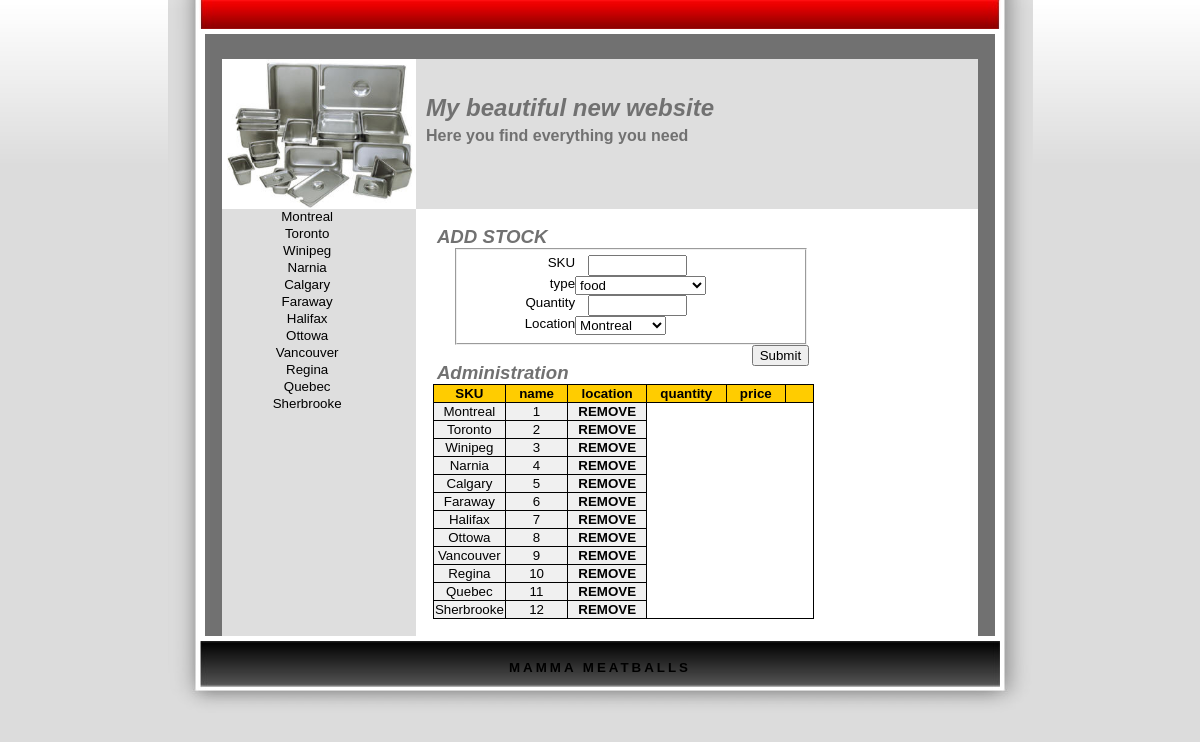
The app's page /website/table/supplyFOOD.php with its own data.
### tables this page shows
CREATE TABLE IF NOT EXISTS `facility` 
(
  `f_id` INTEGER NOT NULL,
  `location` VARCHAR(45) NULL,
  `address` VARCHAR(100) NULL,
  `m_id` INTEGER NOT NULL,
  `phone` CHAR(13) NULL,
  PRIMARY KEY (`f_id`),
  INDEX `fk_facility_menu1_idx` (`m_id` ASC),
  CONSTRAINT `fk_facility_menu1`
    FOREIGN KEY (`m_id`)
    REFERENCES `menu` (`m_id`)
    ON DELETE NO ACTION
    ON UPDATE NO ACTION);

### src/CustomQuery.php (called while the page is built, shortened)
<?php
include_once("IQuery.php");
class CustomQuery extends IQuery
{
    private $query_string;
    public function __construct($query_string)
    {
        $this->query_string = $query_string;
    }
    public function getQueryString()
    {
        return $this->query_string;
    }
}
?>

### src/MySqlConnection.php (called while the page is built, shortened)
<?php
class MySqlConnection
{
    private $host;
    private $username;
    private $db;
    private $password;
    private $connection;
    public function __construct()
    {
        $this->logger = Logger::getSingleInstace();
    }
    private function __construct_4($host, $uname, $password, $db)
    {
        $this->host = $host;
        $this->username = $uname;
        $this->db = $db;
        $this->password = $password;
    }
    private function connect()
    {
        $result = false;
        $this->connection = mysqli_connect($this->host,     $this->username,
                $this->password, $this->db);
        if ($this->connection)
        {
            $result = true;
        }
        return $result;
    }
    public function execute($query)
    {
        if ($this->connection) {
            $semicolons_count = substr_count($query, ';');
            if ($semicolons_count > 1)
            {
                $result = mysqli_multi_query($this->connection, $query);
                while (mysqli_more_results($this->connection) && mysqli_next_result($this->connection))
                {
                    if ($result = mysqli_store_result($this->connection)) {
                        mysqli_free_result($result);
                    }
                }
                $result = true;
            } else {
                $result = mysqli_query($this->connection, $query);
            }
        }
        return $result;
    }
}
?>

### src/Logger.php (called while the page is built, shortened)
<?php
include_once("MeatballsUser.php");
class Logger
{
    private static $singleton;
    public static function getSingleInstace()
    {
        $argc = func_num_args();
        $args = func_get_args();
        if (self::$singleton === null)
        {
            if ($argc == 0)
            {
                self::$singleton = new Logger();
            }
            else
            {
                self::$singleton = new Logger($args[0]);
            }
            self::$singleton->write("\n[".__CLASS__."] +++ Logger instanciated +++");
        }
        return self::$singleton;
    }
    private function __construct()
    {
        $this->filename = $this->getLogFilePath();
        $this->fd = fopen($this->filename, 'w') or die('Cannot open the log file: ' . $this->filename);
    }
    private function getLogFilePath()
    {
        $filename = $_SERVER['DOCUMENT_ROOT'];
        if (!file_exists($filename)) {
            $filename = getcwd() . "/log/phpunit_log";
        } else {
            $filename .= "/comp353-project/log/log";
        }
        return $filename;
    }
}
?>

### src/MeatballsUser.php (called while the page is built, shortened)
<?php
class MeatballUser
{
    public static function removeTrailingSlash(&$str)
    {
        return $str;
    }
}
?>

### src/IQuery.php (called while the page is built, shortened)
<?php
include_once("MySqlConnection.php");
abstract class IQuery
{
    static protected $mysql;
    public function __construct()
    {
        $config_path = $_SERVER['DOCUMENT_ROOT'];
        $config_path .= '/comp353-project/src/project.config.xml';
        $loader = new ConfigLoader($config_path, "localhost");
        if (!isset(self::$mysql)) {
            self::$mysql = new MySqlConnection($loader->getHost(),
                                               $loader->getUsername(),
                                               $loader->getPassword(),
                                               $loader->getDatabase());
        }
    }
    public function execute()
    {
        $this->result = self::$mysql->execute($this->getQueryString());
        return $this->result;
    }
}
?>

### website/table/supplyFOOD.php (the view, shortened to what this page needs)
<html>
<head>
  <link rel="stylesheet" href="stylesheet4.css" type="text/css">
<link rel="stylesheet" href="../css/domsort.css" type="text/css" />
<link rel="stylesheet" href="../css/stylesheet6.css" type="text/css" />
</head>
<body>
<?php include_once("navigationBAR.php"); ?>
<?php 		include_once("supplyMENU.php");		?>
<section><h1>Administration</h1>
    <div id="thelist"><ul id="control">
            <li class="button" onclick="sortTable(0, 'num', '1');" ondblclick="sortTable(0, 'num', '-1');">SKU</li>
            <li class="button" onclick="sortTable(1, 'str', '1');" ondblclick="sortTable(1, 'str', '-1');">name</li>
			<li class="button" onclick="sortTable(2, 'str', '1');" ondblclick="sortTable(2, 'str', '-1');">location</li>
			<li class="button" onclick="sortTable(3, 'str', '1');" ondblclick="sortTable(3, 'str', '-1');">quantity</li>
			<li class="button" onclick="sortTable(4, 'str', '1');" ondblclick="sortTable(4, 'str', '-1');">price</li>
            <li></li></ul><?php
		if (!is_null($query))
			$result = $query->execute();
		if(isset($result))
			while($row = mysqli_fetch_row($result))
			{
				echo "<ul>";
				foreach ($row as $field) {
					echo "<li>" . $field . "</li>" ;
				}
				echo "<li><a href='remove.php?id=".$row[0]."-supply'>REMOVE</a></li></ul>";
			}
        ?></div>
</section>
        <td width="10px">&nbsp;</td>
<?php include_once("navigationBAR2.php"); ?>
</body>
</html>

### website/table/stylesheet4.css (style rules this page uses)
section { margin:3%; text-align: center; }
body { margin: 0px; padding: 0px; color: #5F5F5F; background:url(../img/Tbg.jpg) repeat-x; background-color: #DCDCDC; font-family: "Trebuchet MS",verdana,arial,helvetica,sans-serif; font-size: 10pt; }
table,tr,td { color: #1F1F1F; background-color: #FFFFFF; font-family: "Trebuchet MS",verdana,arial,helvetica,sans-serif; font-size: 10pt; }
h1 { background-color: inherit; color: #FF3F00; font-family: "Trebuchet MS",verdana,arial,helvetica,sans-serif; font-size: 18pt; font-style: italic; text-align: left; margin: 0px; }
a:link,a:visited,a:active { color: #000000; background-color: inherit; text-decoration: none; font-weight: bold; }

### website/css/domsort.css (style rules this page uses)
div#thelist { display: table; border: solid; border-width: 1px; border-color: black; border-collapse: collapse; }
div#thelist ul { display: table-row; background-color:#f0f0f0; }
div#thelist ul li { display: table-cell; text-align: center; padding: 1px; border: thin solid black; }
div#thelist ul#control li { display: table-cell; text-align: center; font-weight: bold; padding-left: 1em; padding-right: 1em; background-color: #fc0; }

### website/css/stylesheet6.css (style rules this page uses)
body { color: #FFFFFF; font-family: verdana,arial,helvetica,sans-serif; font-size: 10pt; scrollbar-face-color:#717171; scrollbar-track-color:#000000; scrollbar-arrow-color:#C0C0C0; scrollbar-shadow-color:#C0C0C0; scrollbar-highlight-color:#C0C0C0; scrollbar-3dlight-color:#9F9F9F; scrollbar-darkshadow-color:#000000; }
table,td,tr { color: #FFFFFF; background-color: #717171; font-family: verdana,arial,helvetica,sans-serif; font-size: 10pt; }
h1 { color: #717171; background-color: transparent; font-family: verdana,arial,helvetica,sans-serif; font-size: 14pt; text-align: left; padding: 0px 0px 0px 4px; }
a:link, a:visited, a:active { color: #000000; background-color: transparent; text-decoration: none; font-family: verdana,arial,helvetica,sans-serif; font-weight: bold; }

### records on screen
facility: location "Montreal", f_id "1"
facility: location "Toronto", f_id "2"
facility: location "Winipeg", f_id "3"
facility: location "Narnia", f_id "4"
facility: location "Calgary", f_id "5"
facility: location "Faraway", f_id "6"
facility: location "Halifax", f_id "7"
facility: location "Ottowa", f_id "8"
facility: location "Vancouver", f_id "9"
facility: location "Regina", f_id "10"
facility: location "Quebec", f_id "11"
facility: location "Sherbrooke", f_id "12"

### other values on screen
form field location "Montreal"
